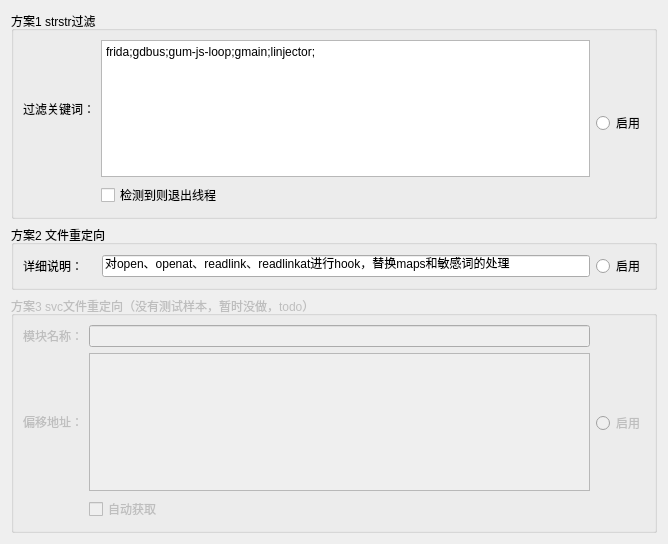
<?xml version="1.0" encoding="UTF-8"?>
<ui version="4.0">
 <class>antiFrida</class>
 <widget class="QWidget" name="antiFrida">
  <property name="geometry">
   <rect>
    <x>0</x>
    <y>0</y>
    <width>668</width>
    <height>544</height>
   </rect>
  </property>
  <property name="windowTitle">
   <string>antiFrida</string>
  </property>
  <layout class="QGridLayout" name="gridLayout_7">
   <item row="0" column="0">
    <widget class="QGroupBox" name="groupBox">
     <property name="title">
      <string>方案1 strstr过滤</string>
     </property>
     <layout class="QGridLayout" name="gridLayout_2">
      <item row="0" column="0">
       <layout class="QGridLayout" name="gridLayout">
        <item row="0" column="0">
         <widget class="QLabel" name="label">
          <property name="text">
           <string>过滤关键词：</string>
          </property>
         </widget>
        </item>
        <item row="1" column="1">
         <widget class="QCheckBox" name="chkExitThread">
          <property name="text">
           <string>检测到则退出线程</string>
          </property>
         </widget>
        </item>
        <item row="0" column="1">
         <widget class="QPlainTextEdit" name="txtKeyword">
          <property name="plainText">
           <string>frida;gdbus;gum-js-loop;gmain;linjector;</string>
          </property>
         </widget>
        </item>
       </layout>
      </item>
      <item row="0" column="1">
       <widget class="QRadioButton" name="rdoAnti1">
        <property name="text">
         <string>启用</string>
        </property>
       </widget>
      </item>
     </layout>
    </widget>
   </item>
   <item row="1" column="0">
    <widget class="QGroupBox" name="groupBox_2">
     <property name="title">
      <string>方案2 文件重定向</string>
     </property>
     <layout class="QGridLayout" name="gridLayout_3">
      <item row="0" column="0">
       <layout class="QHBoxLayout" name="horizontalLayout">
        <item>
         <widget class="QLabel" name="label_2">
          <property name="text">
           <string>详细说明：</string>
          </property>
         </widget>
        </item>
        <item>
         <widget class="QLabel" name="label_3">
          <property name="text">
           <string/>
          </property>
         </widget>
        </item>
        <item>
         <widget class="QLineEdit" name="lineEdit">
          <property name="enabled">
           <bool>true</bool>
          </property>
          <property name="text">
           <string>对open、openat、readlink、readlinkat进行hook，替换maps和敏感词的处理</string>
          </property>
         </widget>
        </item>
       </layout>
      </item>
      <item row="0" column="1">
       <widget class="QRadioButton" name="rdoAnti2">
        <property name="maximumSize">
         <size>
          <width>16777215</width>
          <height>16777215</height>
         </size>
        </property>
        <property name="text">
         <string>启用</string>
        </property>
       </widget>
      </item>
     </layout>
    </widget>
   </item>
   <item row="2" column="0">
    <widget class="QGroupBox" name="groupBox_3">
     <property name="enabled">
      <bool>false</bool>
     </property>
     <property name="title">
      <string>方案3 svc文件重定向（没有测试样本，暂时没做，todo）</string>
     </property>
     <layout class="QGridLayout" name="gridLayout_5">
      <item row="0" column="0">
       <layout class="QGridLayout" name="gridLayout_4">
        <item row="0" column="0">
         <widget class="QLabel" name="label_7">
          <property name="text">
           <string>模块名称：</string>
          </property>
         </widget>
        </item>
        <item row="0" column="1">
         <widget class="QLineEdit" name="txtModule"/>
        </item>
        <item row="1" column="0">
         <widget class="QLabel" name="label_6">
          <property name="text">
           <string>偏移地址：</string>
          </property>
         </widget>
        </item>
        <item row="1" column="1">
         <widget class="QPlainTextEdit" name="txtSvcOffset"/>
        </item>
        <item row="2" column="1">
         <widget class="QCheckBox" name="chkAutoOffset">
          <property name="text">
           <string>自动获取</string>
          </property>
         </widget>
        </item>
       </layout>
      </item>
      <item row="0" column="1">
       <widget class="QRadioButton" name="rdoAnti3">
        <property name="text">
         <string>启用</string>
        </property>
       </widget>
      </item>
     </layout>
    </widget>
   </item>
  </layout>
 </widget>
 <resources/>
 <connections/>
</ui>
